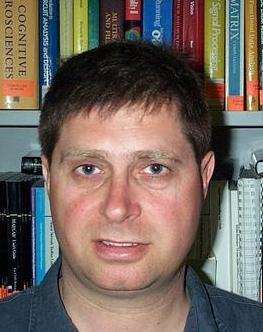
#> input picture Python/Python 4/Processamento/faces/image_0002.jpg, 263 x 332 px, found by its file name
$ python main.py
#> lines starting #> are read from the running program, lines starting #| are printed output that depends on the picture
import cv2
import os
import numpy as np

# leitura da imagem
caminho_imagem = r'C:\Users\camil\image_0002.jpg'
img = cv2.imread(caminho_imagem)
#> img is the input picture: shape (332, 263, 3); mean B, G, R 94.6, 103, 115.4

# codificação para bytes
_, img_bytes = cv2.imencode('.jpg', img)
img_bytes = bytes(img_bytes)
tamanho_da_imagem_codificado = len(img_bytes).to_bytes(4, 'big')

# decodificação
tam = int.from_bytes(tamanho_da_imagem_codificado, 'big')
#> tam = 36730
img = cv2.imdecode(np.frombuffer(img_bytes, np.uint8), cv2.IMREAD_COLOR)


# processamento
xml_classificador = os.path.join(os.path.relpath(
    cv2.__file__).replace('__init__.py', ''), 'data\haarcascade_frontalface_default.xml')
face_cascade = cv2.CascadeClassifier(
    xml_classificador)
gray = cv2.cvtColor(img, cv2.COLOR_BGR2GRAY)
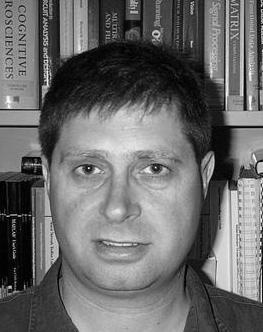
#> gray: shape (332, 263); min 0, max 253, mean 105.8
faces = face_cascade.detectMultiScale(gray, 1.3, 5)
#> faces = [[33, 106, 178, 178]]

# Desenha retângulos nas áreas onde as faces foram detectadas
for (x, y, w, h) in faces:
    cv2.rectangle(img, (x, y), (x+w, y+h), (0, 255, 0), 2)
#> this loop made 1 pass
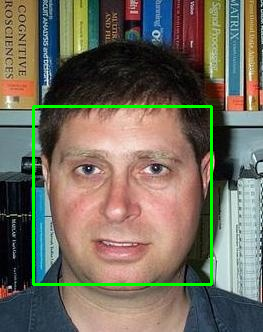
#> img: shape (332, 263, 3); mean B, G, R 92.6, 107.1, 113.1


cv2.imshow('Imagem Processada', img)
cv2.waitKey(0)
cv2.destroyAllWindows()

$ run again, with Python/Python 4/Processamento/faces/image_0001.jpg copied over Python/Python 4/Processamento/faces/image_0002.jpg
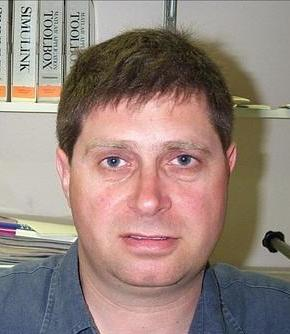
#> input picture Python/Python 4/Processamento/faces/image_0001.jpg, 290 x 334 px, found by its file name
#> img is the input picture: shape (334, 290, 3); mean B, G, R 124.7, 132.2, 151.1
#> tam = 32568
#> `gray = cv2.cvtColor(img, cv2.COLOR_BGR2GRAY)`:
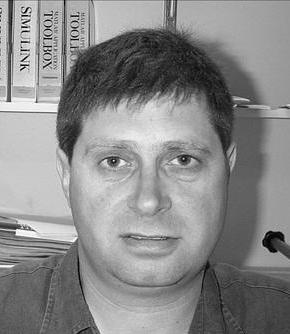
#> gray: shape (334, 290); min 0, max 255, mean 137
#> faces = [[56, 92, 190, 190]]
#> the loop `for (x, y, w, h) in faces:` made 1 pass
#> after the loop `for (x, y, w, h) in faces:`:
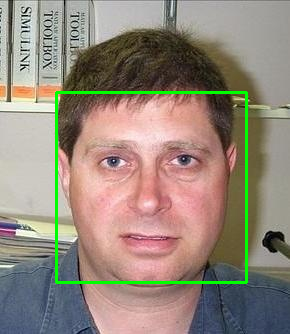
#> img: shape (334, 290, 3); mean B, G, R 122.5, 135.7, 148.2

$ run again, with Python/Python 4/Processamento/faces/image_0003.jpg copied over Python/Python 4/Processamento/faces/image_0002.jpg
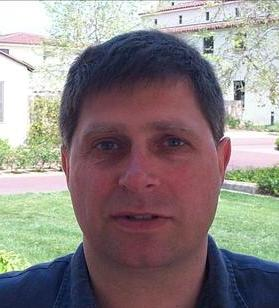
#> input picture Python/Python 4/Processamento/faces/image_0003.jpg, 279 x 308 px, found by its file name
#> img is the input picture: shape (308, 279, 3); mean B, G, R 131.2, 132.1, 141.1
#> tam = 32624
#> `gray = cv2.cvtColor(img, cv2.COLOR_BGR2GRAY)`:
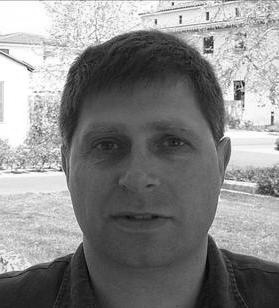
#> gray: shape (308, 279); min 1, max 255, mean 134.7
#> faces = [[52, 80, 173, 173]]
#> the loop `for (x, y, w, h) in faces:` made 1 pass
#> after the loop `for (x, y, w, h) in faces:`:
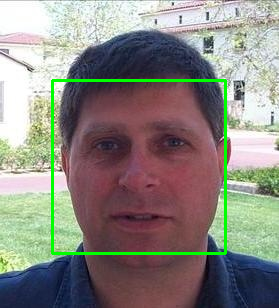
#> img: shape (308, 279, 3); mean B, G, R 128.2, 135.1, 137.8
